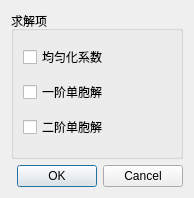
<?xml version="1.0" encoding="UTF-8"?>
<ui version="4.0">
 <class>CellSolverOption</class>
 <widget class="QDialog" name="CellSolverOption">
  <property name="geometry">
   <rect>
    <x>0</x>
    <y>0</y>
    <width>194</width>
    <height>198</height>
   </rect>
  </property>
  <property name="windowTitle">
   <string>Dialog</string>
  </property>
  <layout class="QVBoxLayout" name="verticalLayout">
   <item>
    <widget class="QGroupBox" name="groupBox">
     <property name="title">
      <string>求解项</string>
     </property>
     <layout class="QVBoxLayout" name="verticalLayout_2">
      <item>
       <widget class="QCheckBox" name="checkBox">
        <property name="text">
         <string>均匀化系数</string>
        </property>
       </widget>
      </item>
      <item>
       <widget class="QCheckBox" name="checkBox_2">
        <property name="text">
         <string>一阶单胞解</string>
        </property>
       </widget>
      </item>
      <item>
       <widget class="QCheckBox" name="checkBox_3">
        <property name="text">
         <string>二阶单胞解</string>
        </property>
       </widget>
      </item>
     </layout>
    </widget>
   </item>
   <item>
    <widget class="QDialogButtonBox" name="buttonBox">
     <property name="orientation">
      <enum>Qt::Horizontal</enum>
     </property>
     <property name="standardButtons">
      <set>QDialogButtonBox::Cancel|QDialogButtonBox::Ok</set>
     </property>
    </widget>
   </item>
  </layout>
 </widget>
 <resources/>
 <connections>
  <connection>
   <sender>buttonBox</sender>
   <signal>accepted()</signal>
   <receiver>CellSolverOption</receiver>
   <slot>accept()</slot>
   <hints>
    <hint type="sourcelabel">
     <x>248</x>
     <y>254</y>
    </hint>
    <hint type="destinationlabel">
     <x>157</x>
     <y>274</y>
    </hint>
   </hints>
  </connection>
  <connection>
   <sender>buttonBox</sender>
   <signal>rejected()</signal>
   <receiver>CellSolverOption</receiver>
   <slot>reject()</slot>
   <hints>
    <hint type="sourcelabel">
     <x>316</x>
     <y>260</y>
    </hint>
    <hint type="destinationlabel">
     <x>286</x>
     <y>274</y>
    </hint>
   </hints>
  </connection>
 </connections>
</ui>
